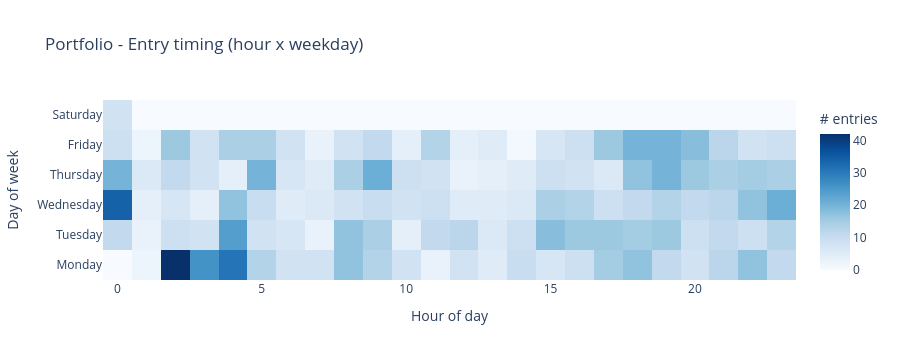

Notebook code for this chart:
### Code cell
from visualize import plot_entry_timing
fig = plot_entry_timing(ens_trades, title="Portfolio - Entry timing (hour x weekday)")
save_html(fig, OUT / "07_entry_timing.html"); fig.show()

### Figure 1 — Plotly figure (JSON) as saved in the notebook; plotly's stock layout.template omitted (floating-point values rounded to 4 significant figures; data arrays with more than 128 entries replaced by an {"elided": "..."} marker saying what was removed)
{"data": [{"colorbar": {"title": {"text": "# entries"}}, "colorscale": [[0, "rgb(247,251,255)"], [0.125, "rgb(222,235,247)"], [0.25, "rgb(198,219,239)"], [0.375, "rgb(158,202,225)"], [0.5, "rgb(107,174,214)"], [0.625, "rgb(66,146,198)"], [0.75, "rgb(33,113,181)"], [0.875, "rgb(8,81,156)"], [1, "rgb(8,48,107)"]], "type": "heatmap", "x": [0, 1, 2, 3, 4, 5, 6, 7, 8, 9, 10, 11, 12, 13, 14, 15, 16, 17, 18, 19, 20, 21, 22, 23], "y": ["Monday", "Tuesday", "Wednesday", "Thursday", "Friday", "Saturday"], "z": {"elided": "6x24 int values"}}], "layout": {"height": 360, "title": {"text": "Portfolio - Entry timing (hour x weekday)"}, "xaxis": {"title": {"text": "Hour of day"}}, "yaxis": {"title": {"text": "Day of week"}}}}
